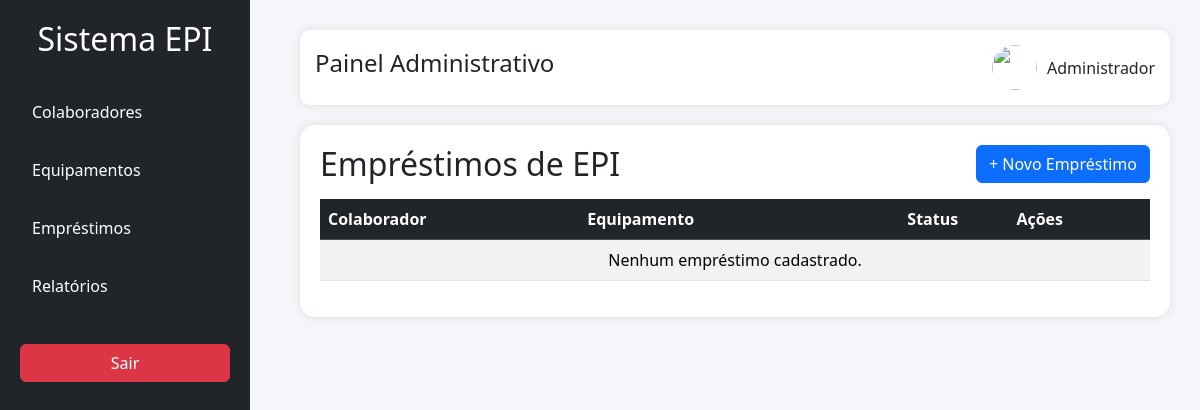
The page /emprestimos/ (signed in) on the database as committed earlier.
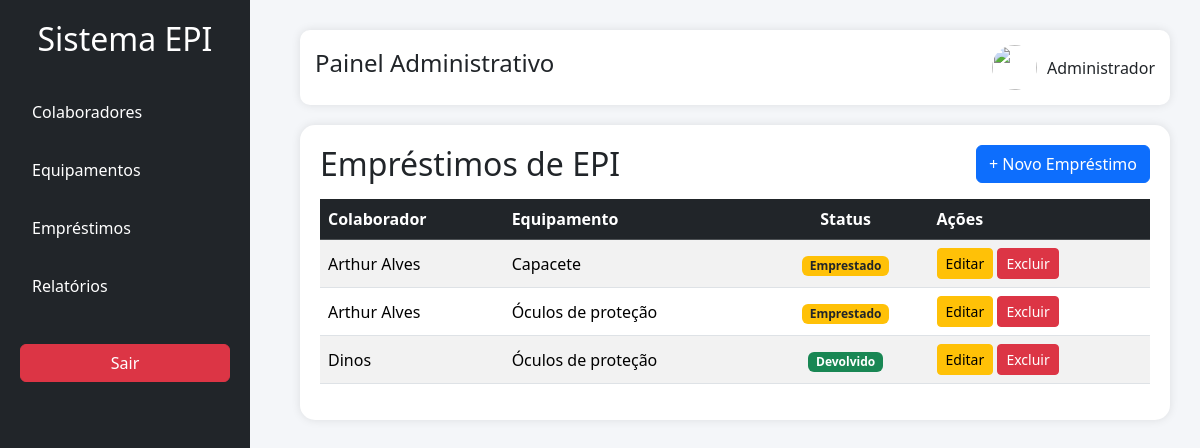
The same page on the database as committed later.
### emprestimos/models.py (models this page shows, shortened)
class Emprestimo(models.Model):
    STATUS_CHOICES = [
        ('EMPRESTADO', 'Emprestado'),
        ('FORNECIDO', 'Fornecido'),
        ('DEVOLVIDO', 'Devolvido'),
        ('DANIFICADO', 'Danificado'),
        ('PERDIDO', 'Perdido'),
    ]
    colaborador = models.ForeignKey(
        Colaborador,
        on_delete=models.CASCADE
    )
    equipamento = models.ForeignKey(
        Equipamento,
        on_delete=models.CASCADE
    )
    data_emprestimo = models.DateTimeField(
        auto_now_add=True
    )
    data_prevista_devolucao = models.DateTimeField()
    data_devolucao = models.DateTimeField(
        null=True,
        blank=True
    )
    status = models.CharField(
        max_length=20,
        choices=STATUS_CHOICES,
        default='EMPRESTADO'
    )
    observacao_devolucao = models.TextField(
        null=True,
        blank=True
    )

### colaboradores/models.py (models this page shows)
class Colaborador(models.Model):
    nome = models.CharField(max_length=100)
    cpf = models.CharField(max_length=14)
    setor = models.CharField(max_length=50)
    cargo = models.CharField(max_length=50)
    telefone = models.CharField(max_length=20)
    email = models.EmailField()
    def __str__(self):
        return self.nome

### equipamentos/models.py (models this page shows)
class Equipamento(models.Model):
    nome_epi = models.CharField(max_length=100)
    ca = models.CharField(max_length=30)
    quantidade = models.IntegerField()
    validade = models.DateField()
    descricao = models.TextField()
    def __str__(self):
        return self.nome_epi

### emprestimos/views.py (the view)
@login_required
def listar_emprestimos(request):
    emprestimos = Emprestimo.objects.all()
    return render(
        request,
        'emprestimos/listar.html',
        {'emprestimos': emprestimos}
    )

### templates/emprestimos/listar.html
{% extends 'base.html' %}
{% block content %}
<div class="d-flex justify-content-between align-items-center mb-3">
    <h2 class="mb-0">Empréstimos de EPI</h2>
    <a href="{% url 'cadastrar_emprestimo' %}" class="btn btn-primary">
        + Novo Empréstimo
    </a>
</div>
<table class="table table-hover table-striped align-middle">
    <thead class="table-dark">
        <tr>
            <th>Colaborador</th>
            <th>Equipamento</th>
            <th class="text-center">Status</th>
            <th>Ações</th>
        </tr>
    </thead>
    <tbody>
        {% for emprestimo in emprestimos %}
        <tr>
            <td>{{ emprestimo.colaborador }}</td>
            <td>{{ emprestimo.equipamento }}</td>
            <td class="text-center">
                {% if emprestimo.status == 'EMPRESTADO' %}
                    <span class="badge bg-warning text-dark">Emprestado</span>
                {% elif emprestimo.status == 'FORNECIDO' %}
                    <span class="badge bg-primary">Fornecido</span>
                {% elif emprestimo.status == 'DEVOLVIDO' %}
                    <span class="badge bg-success">Devolvido</span>
                {% elif emprestimo.status == 'DANIFICADO' %}
                    <span class="badge bg-danger">Danificado</span>
                {% elif emprestimo.status == 'PERDIDO' %}
                    <span class="badge bg-dark">Perdido</span>
                {% endif %}
            </td>
            <td>
                <a href="{% url 'editar_emprestimo' emprestimo.id %}"
                   class="btn btn-sm btn-warning">
                    Editar
                </a>
                <a href="{% url 'excluir_emprestimo' emprestimo.id %}"
                   class="btn btn-sm btn-danger"
                   onclick="return confirm('Tem certeza que deseja excluir este empréstimo?');">
                    Excluir
                </a>
            </td>
        </tr>
        {% empty %}
        <tr>
            <td colspan="4" class="text-center">
                Nenhum empréstimo cadastrado.
            </td>
        </tr>
        {% endfor %}
    </tbody>
</table>
{% endblock %}

Rows that differ between the two databases and show on the page:
added Emprestimo: colaborador "Arthur Alves", equipamento "Capacete", status "Emprestado"
added Emprestimo: colaborador "Arthur Alves", equipamento "Óculos de proteção", status "Emprestado"
added Emprestimo: colaborador "Dinos", equipamento "Óculos de proteção", status "Devolvido"
Other text that changed with them:
text no longer shown: "Nenhum empréstimo cadastrado."
